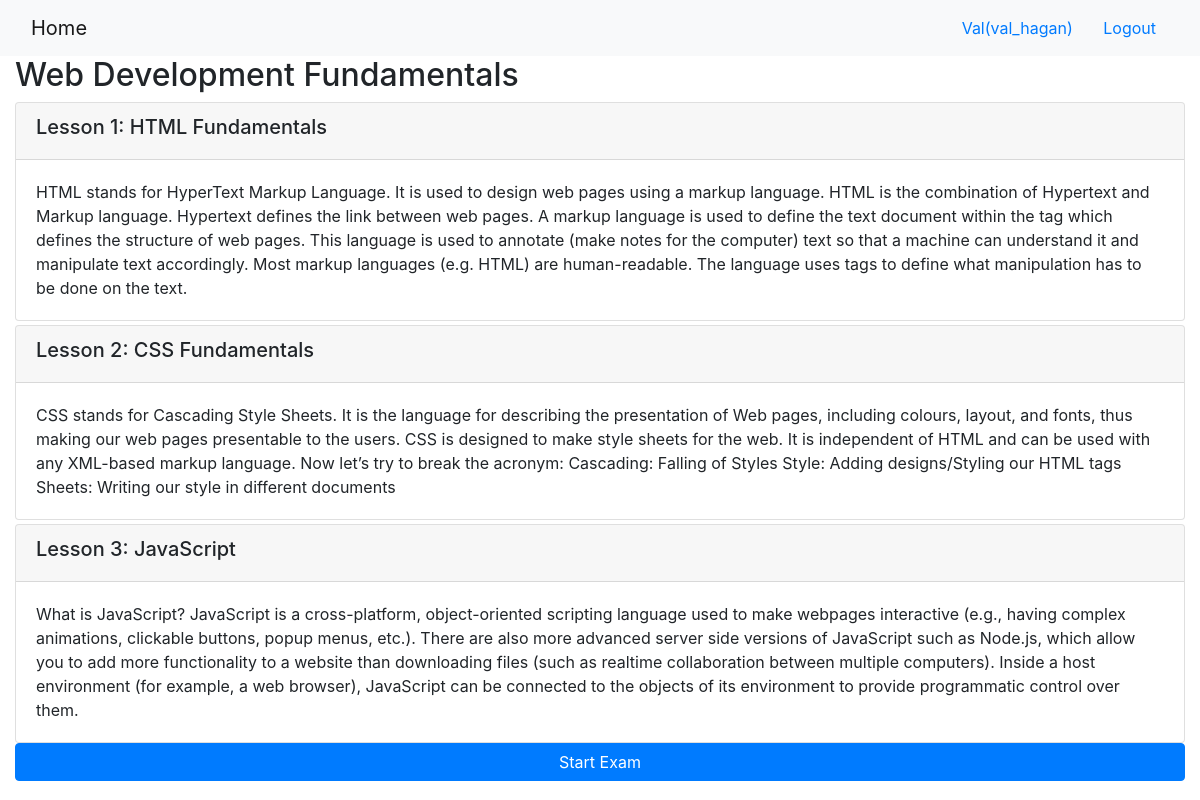
Page /onlinecourse/1/ (signed in) on the committed database.
### onlinecourse/models.py (models this page shows, shortened)
class Course(models.Model):
    name = models.CharField(null=False, max_length=30, default='online course')
    image = models.ImageField(upload_to='course_images/')
    description = models.CharField(max_length=1000)
    pub_date = models.DateField(null=True)
    instructors = models.ManyToManyField(Instructor)
    users = models.ManyToManyField(settings.AUTH_USER_MODEL, through='Enrollment')
    total_enrollment = models.IntegerField(default=0)
    is_enrolled = False

class Lesson(models.Model):
    title = models.CharField(max_length=200, default="title")
    order = models.IntegerField(default=0)
    course = models.ForeignKey(Course, on_delete=models.CASCADE)
    content = models.TextField()

### onlinecourse/views.py (the view)
# urls.py: path('<int:pk>/', views.CourseDetailView.as_view(), name='course_details'),
class CourseDetailView(generic.DetailView):
    model = Course
    template_name = 'onlinecourse/course_detail_bootstrap.html'

### onlinecourse/templates/onlinecourse/course_detail_bootstrap.html (shortened to what this page needs)
<!DOCTYPE html>
<html lang="en">
<head>
     {% load static %}
    <link rel="stylesheet" href="https://maxcdn.bootstrapcdn.com/bootstrap/4.5.2/css/bootstrap.min.css">
</head>
<body>
    <nav class="navbar navbar-light bg-light">
        <div class="container-fluid">
            <div class="navbar-header">
                  <a class="navbar-brand" href="{% url 'onlinecourse:index' %}">Home</a>
            </div>
            <ul class="nav navbar-nav navbar-right">
                {% if user.is_authenticated %}
                <li>
                    <a class="btn btn-link" href="#">{{ user.first_name }}({{ user.username }})</a>
                    <a class="btn btn-link" href="{% url 'onlinecourse:logout' %}">Logout</a>
                </li>
                {% endif %}
            </ul>
        </div>
    </nav>
    <div class="container-fluid">
        <h2>{{ course.name }}</h2>
        <div class="card-columns-vertical">
            {% for lesson in course.lesson_set.all %}
                <div class="card mt-1">
                    <div class="card-header"><h5>Lesson {{lesson.order|add:1}}: {{lesson.title}}</h5></div>
                    <div class="card-body">{{lesson.content}}</div>
                </div>
            {% endfor %}
        </div>
        <button data-toggle="collapse" data-target="#exam" class="btn btn-primary btn-block">Start Exam</button>
    </div>
</body>
</html>

### rows in the picture
Course: name "Web Development Fundamentals"
Lesson: order|add "1", title "HTML Fundamentals", content "HTML stands for HyperText Markup Language. It is used to design web pages using a markup language. HTML is the combination of Hypertext and Markup language. Hypertext defines the link between web pages. A markup language is used to define the text document within the tag which defines the structure of web pages. This language is used to annotate (make notes for the computer) text so that a machine can understand it and manipulate text accordingly. Most markup languages (e.g. HTML) are human-readable. The language uses tags to define what manipulation has to be done on the text."
Lesson: order|add "2", title "CSS Fundamentals", content "CSS stands for Cascading Style Sheets. It is the language for describing the presentation of Web pages, including colours, layout, and fonts, thus making our web pages presentable to the users. CSS is designed to make style sheets for the web. It is independent of HTML and can be used with any XML-based markup language. Now let’s try to break the acronym: Cascading: Falling of Styles Style: Adding designs/Styling our HTML tags Sheets: Writing our style in different documents"
Lesson: order|add "3", title "JavaScript", content "What is JavaScript? JavaScript is a cross-platform, object-oriented scripting language used to make webpages interactive (e.g., having complex animations, clickable buttons, popup menus, etc.). There are also more advanced server side versions of JavaScript such as Node.js, which allow you to add more functionality to a website than downloading files (such as realtime collaboration between multiple computers). Inside a host environment (for example, a web browser), JavaScript can be connected to the objects of its environment to provide programmatic control over them."

### other values in the picture
{{ user.first_name }} "Val"
{{ user.username }} "val_hagan"
